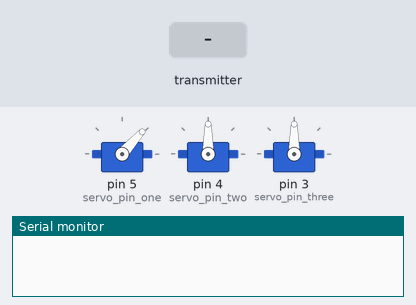
Bench run of a sketch on a simulated Arduino Uno, built with avr-gcc and run on an emulated ATmega328P. Parts: 3 × servo, the last lines printed to the serial monitor. The test bench sets the inputs (shaded band). No radio packets arrive unless stated.

Above: at 11.6 s.
11.7 s: the transmitter starts sending positional_array.0 = 0
At 11.91 s:
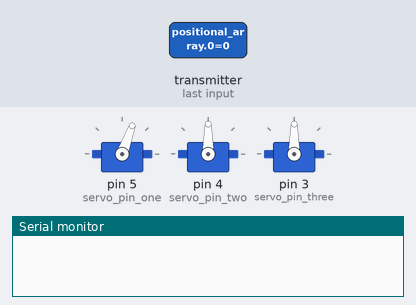
At 16.44 s:
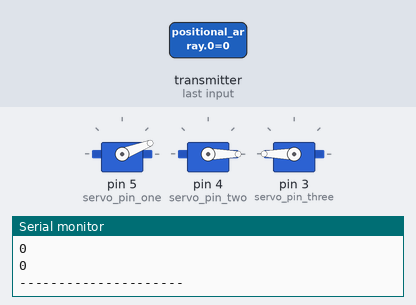
18.9 s: the transmitter starts sending positional_array.1 = 256
25.4 s: the transmitter starts sending positional_array.0 = 256
At 26.12 s:
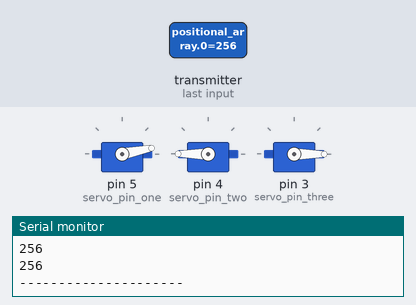
31.9 s: the transmitter starts sending positional_array.1 = 0
38.4 s: the transmitter starts sending positional_array.0 = 512
At 39.17 s:
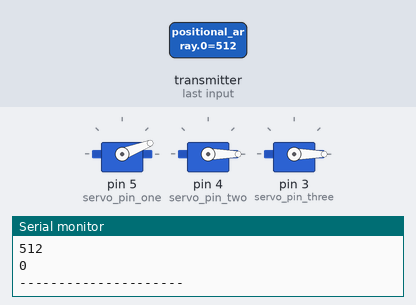
44.9 s: the transmitter starts sending positional_array.1 = 1023
Timing chart, 0 to 52.4 s (numbered marks = the images above; inputs shaded):
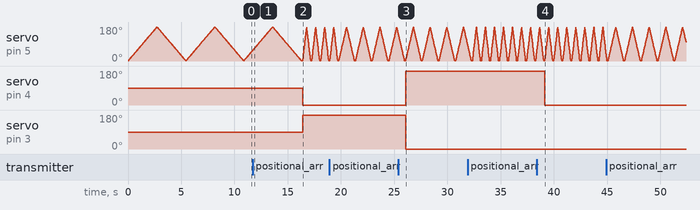

Measured:
- after the input at 11.7 s, servo on pin 4 (servo_pin_two): 90° → 0° after 4.7 s; servo on pin 3 (servo_pin_three): 90° → 180° after 4.7 s
- after the input at 25.4 s, servo on pin 4 (servo_pin_two): 0° → 180° after 0.66 s; servo on pin 3 (servo_pin_three): 180° → 0° after 0.66 s
- after the input at 38.4 s, servo on pin 4 (servo_pin_two): 180° → 0° after 0.72 s

The sketch:

reciever.ino
```cpp
#include <SPI.h>
#include <nRF24L01.h>
#include <RF24.h>
#include <Servo.h>


Servo servo_one   ;       // forward


Servo servo_two   ;       // dorsal left
Servo servo_three ;       // dorsal right


int delay_forward = 15 ;


RF24 radio(7, 8); // CSN, CE
const byte address[6] = "00001";


// TODO : sperate channel allocation for transmitter


int servo_pin_one   = 5;
int servo_pin_two   = 4;
int servo_pin_three = 3;

int tail_servo;
int left_servo;
int right_servo;


int positional_array[2] ;


/*

there are four states,


        Front (0)
Left(3)              Right (1)

        Back(2) // ignored


*/


typedef struct states

{

    static const  int FRONT = 0;
    static const  int RIGHT = 1;

    //static const int BACK  = 2;

    static const  int LEFT = 3;

};


void setup()

{


  Serial.begin(9600);
  radio.begin();

  //-------- servos init---------

  servo_one.attach(servo_pin_one ) ;
  servo_two.attach(servo_pin_two ) ;
  servo_three.attach(servo_pin_three ) ;


  radio.openReadingPipe(0, address);
  radio.setPALevel(RF24_PA_MAX);
  radio.startListening();


}


states STATE ;

void print_state(int state)

{


    switch(state)

    {


     case STATE.FRONT :   Serial.println(" Forward ")   ; break ;

     case STATE.RIGHT :   Serial.println(" Right ")     ; break ;

     case STATE.LEFT  :   Serial.println(" Left ")      ; break ;

     default : printf("Error in transmission ");


    }


}


void change_velocity()
{


  if ( delay_forward == 1 )
  {

    return ;
  }

  else {


          for (int pos = 1; pos <= 180; pos += 1)
          {

           servo_one.write(pos);
           delay(delay_forward);
          }

        for (int pos = 180; pos >= 1; pos -= 1)
          {

          servo_one.write(pos);
           delay(delay_forward);
          }

    }


}

void move_serveo()

{


  tail_servo  = positional_array[1] ;
  left_servo  = positional_array[0] ;
  right_servo = 180 - left_servo ;


  if (  tail_servo != 91)
  {
     if ( tail_servo > 91 )
     {

      delay_forward = 4 ;

     }

    else if ( tail_servo < 91 )
     {

      delay_forward = 2 ;

     }

  }


  else
  {
      delay_forward = 1 ;

  }


  servo_two.write(left_servo);
  servo_three.write(right_servo);


}


void recieve_radio()

{

        radio.read(&positional_array, sizeof(positional_array));


        Serial.println(positional_array[0]);
        Serial.println(positional_array[1]);
        Serial.println("---------------------");

        delay(100);
}

void loop()

{


 change_velocity();


  if (radio.available())

    {

         recieve_radio() ;


/*        # TODO:

        parse(state_and_token)
        Serial.println(" Transmission token " );

        verify_token_and_acknowledge();

*/


        move_serveo();


       }


}
```
